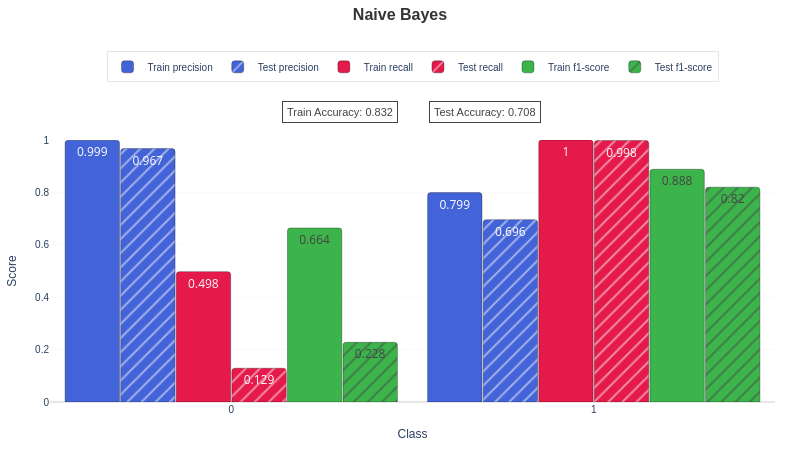

Notebook code cell kept with this figure:
### Code cell
nb_fig_learning, nb_fig_roc, nb_train_report, nb_test_report = train_and_evaluate(
    train_df, test_df, "nb"
)  # Naive Bayes
plot_classification_report("Naive Bayes", nb_train_report, nb_test_report)

### Figure 1 — Plotly figure (JSON) as saved in the notebook; plotly's stock layout.template omitted (floating-point values rounded to 4 significant figures)
{"data": [{"hovertemplate": "<b>%{x}</b><br>precision: %{y:.3f}<br>Train<br>", "marker": {"color": "#4363d8", "line": {"color": "rgba(0,0,0,0.3)", "width": 1}, "pattern": {"shape": ""}}, "name": "Train precision", "text": [0.999, 0.799], "textposition": "auto", "type": "bar", "width": 0.15, "x": ["0", "1"], "y": [0.9989, 0.7992]}, {"hovertemplate": "<b>%{x}</b><br>precision: %{y:.3f}<br>Test<br>", "marker": {"color": "#4363d8", "line": {"color": "rgba(0,0,0,0.3)", "width": 1}, "pattern": {"shape": "/"}}, "name": "Test precision", "text": [0.967, 0.696], "textposition": "auto", "type": "bar", "width": 0.15, "x": ["0", "1"], "y": [0.9672, 0.696]}, {"hovertemplate": "<b>%{x}</b><br>recall: %{y:.3f}<br>Train<br>", "marker": {"color": "#e6194B", "line": {"color": "rgba(0,0,0,0.3)", "width": 1}, "pattern": {"shape": ""}}, "name": "Train recall", "text": [0.498, 1.0], "textposition": "auto", "type": "bar", "width": 0.15, "x": ["0", "1"], "y": [0.4975, 0.9997]}, {"hovertemplate": "<b>%{x}</b><br>recall: %{y:.3f}<br>Test<br>", "marker": {"color": "#e6194B", "line": {"color": "rgba(0,0,0,0.3)", "width": 1}, "pattern": {"shape": "/"}}, "name": "Test recall", "text": [0.129, 0.998], "textposition": "auto", "type": "bar", "width": 0.15, "x": ["0", "1"], "y": [0.129, 0.9978]}, {"hovertemplate": "<b>%{x}</b><br>f1-score: %{y:.3f}<br>Train<br>", "marker": {"color": "#3cb44b", "line": {"color": "rgba(0,0,0,0.3)", "width": 1}, "pattern": {"shape": ""}}, "name": "Train f1-score", "text": [0.664, 0.888], "textposition": "auto", "type": "bar", "width": 0.15, "x": ["0", "1"], "y": [0.6642, 0.8883]}, {"hovertemplate": "<b>%{x}</b><br>f1-score: %{y:.3f}<br>Test<br>", "marker": {"color": "#3cb44b", "line": {"color": "rgba(0,0,0,0.3)", "width": 1}, "pattern": {"shape": "/"}}, "name": "Test f1-score", "text": [0.228, 0.82], "textposition": "auto", "type": "bar", "width": 0.15, "x": ["0", "1"], "y": [0.2276, 0.82]}], "layout": {"annotations": [{"bgcolor": "rgba(255, 255, 255, 0.9)", "bordercolor": "#444", "borderpad": 4, "borderwidth": 1, "font": {"color": "#444", "family": "Arial", "size": 11}, "showarrow": false, "text": "Train Accuracy: 0.832", "x": 0.4, "xanchor": "center", "xref": "paper", "y": 1.15, "yref": "paper"}, {"bgcolor": "rgba(255, 255, 255, 0.9)", "bordercolor": "#444", "borderpad": 4, "borderwidth": 1, "font": {"color": "#444", "family": "Arial", "size": 11}, "showarrow": false, "text": "Test Accuracy: 0.708", "x": 0.6, "xanchor": "center", "xref": "paper", "y": 1.15, "yref": "paper"}], "barcornerradius": 3, "bargap": 0.08, "bargroupgap": 0.02, "barmode": "group", "height": 450, "hoverlabel": {"bgcolor": "white", "font": {"family": "Arial", "size": 11}}, "legend": {"bgcolor": "rgba(255, 255, 255, 0.9)", "bordercolor": "rgba(0,0,0,0.1)", "borderwidth": 1, "font": {"family": "Arial", "size": 10}, "groupclick": "toggleitem", "orientation": "h", "traceorder": "normal", "x": 0.5, "xanchor": "center", "y": 1.22, "yanchor": "bottom"}, "margin": {"b": 25, "l": 25, "r": 25, "t": 140}, "paper_bgcolor": "white", "plot_bgcolor": "white", "showlegend": true, "title": {"font": {"color": "#333", "family": "Arial", "size": 16}, "text": "<b>Naive Bayes</b>", "x": 0.5, "xanchor": "center", "y": 0.98, "yanchor": "top"}, "width": 800, "xaxis": {"showgrid": false, "tickangle": 0, "tickfont": {"family": "Arial", "size": 10}, "title": {"font": {"family": "Arial", "size": 12}, "text": "Class"}, "type": "category"}, "yaxis": {"gridcolor": "rgba(128,128,128,0.1)", "gridwidth": 0.5, "range": [0, 1], "tickfont": {"family": "Arial", "size": 10}, "title": {"font": {"family": "Arial", "size": 12}, "text": "Score"}, "zeroline": true, "zerolinecolor": "rgba(0,0,0,0.2)", "zerolinewidth": 1}}}
